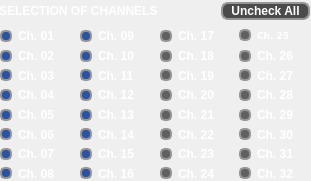
         <widget class="QFrame" name="channel_config_area">
          <property name="geometry">
           <rect>
            <x>10</x>
            <y>240</y>
            <width>311</width>
            <height>181</height>
           </rect>
          </property>
          <property name="styleSheet">
           <string notr="true">QLabel{color:#FFFFFF;font:7pt&quot;DejaVu Sans&quot;;font-weight:bold;}</string>
          </property>
          <widget class="QFrame" name="channel_08_area">
           <property name="geometry">
            <rect>
             <x>0</x>
             <y>29</y>
             <width>81</width>
             <height>151</height>
            </rect>
           </property>
           <property name="styleSheet">
            <string notr="true">QRadioButton{color:#FFFFFF;font:7pt&quot;DejaVu Sans&quot;;font-weight:bold;}QRadioButton::indicator::checked{border:2px solid #969696;border-radius:5px;background-color:#2C53A1;width:8px;height:8px;}QRadioButton::indicator::unchecked{border:2px solid #969696;border-radius:5px;background-color:#969696;width:8px;height:8px;}QRadioButton::indicator::!enabled{border:2px solid #969696;border-radius:5px;	background-color:#606060;width:8px;height:8px;color:#606060;}</string>
           </property>
           <property name="frameShape">
            <enum>QFrame::NoFrame</enum>
           </property>
           <property name="frameShadow">
            <enum>QFrame::Raised</enum>
           </property>
           <widget class="QWidget" name="gridLayoutWidget_11">
            <property name="geometry">
             <rect>
              <x>0</x>
              <y>0</y>
              <width>81</width>
              <height>151</height>
             </rect>
            </property>
            <layout class="QGridLayout" name="gridLayout_12">
             <item row="2" column="0">
              <widget class="QRadioButton" name="C03_button">
               <property name="text">
                <string notr="true">Ch. 03</string>
               </property>
               <property name="checkable">
                <bool>true</bool>
               </property>
               <property name="checked">
                <bool>true</bool>
               </property>
               <property name="autoExclusive">
                <bool>false</bool>
               </property>
              </widget>
             </item>
             <item row="3" column="0">
              <widget class="QRadioButton" name="C04_button">
               <property name="text">
                <string notr="true">Ch. 04</string>
               </property>
               <property name="checkable">
                <bool>true</bool>
               </property>
               <property name="checked">
                <bool>true</bool>
               </property>
               <property name="autoExclusive">
                <bool>false</bool>
               </property>
              </widget>
             </item>
             <item row="4" column="0">
              <widget class="QRadioButton" name="C05_button">
               <property name="text">
                <string notr="true">Ch. 05</string>
               </property>
               <property name="checkable">
                <bool>true</bool>
               </property>
               <property name="checked">
                <bool>true</bool>
               </property>
               <property name="autoExclusive">
                <bool>false</bool>
               </property>
              </widget>
             </item>
             <item row="5" column="0">
              <widget class="QRadioButton" name="C06_button">
               <property name="text">
                <string notr="true">Ch. 06</string>
               </property>
               <property name="checkable">
                <bool>true</bool>
               </property>
               <property name="checked">
                <bool>true</bool>
               </property>
               <property name="autoExclusive">
                <bool>false</bool>
               </property>
              </widget>
             </item>
             <item row="6" column="0">
              <widget class="QRadioButton" name="C07_button">
               <property name="text">
                <string notr="true">Ch. 07</string>
               </property>
               <property name="checkable">
                <bool>true</bool>
               </property>
               <property name="checked">
                <bool>true</bool>
               </property>
               <property name="autoExclusive">
                <bool>false</bool>
               </property>
              </widget>
             </item>
             <item row="0" column="0">
              <widget class="QRadioButton" name="C01_button">
               <property name="text">
                <string notr="true">Ch. 01</string>
               </property>
               <property name="checkable">
                <bool>true</bool>
               </property>
               <property name="checked">
                <bool>true</bool>
               </property>
               <property name="autoExclusive">
                <bool>false</bool>
               </property>
              </widget>
             </item>
             <item row="1" column="0">
              <widget class="QRadioButton" name="C02_button">
               <property name="text">
                <string notr="true">Ch. 02</string>
               </property>
               <property name="checkable">
                <bool>true</bool>
               </property>
               <property name="checked">
                <bool>true</bool>
               </property>
               <property name="autoExclusive">
                <bool>false</bool>
               </property>
              </widget>
             </item>
             <item row="7" column="0">
              <widget class="QRadioButton" name="C08_button">
               <property name="text">
                <string notr="true">Ch. 08</string>
               </property>
               <property name="checkable">
                <bool>true</bool>
               </property>
               <property name="checked">
                <bool>true</bool>
               </property>
               <property name="autoExclusive">
                <bool>false</bool>
               </property>
              </widget>
             </item>
            </layout>
           </widget>
          </widget>
          <widget class="QFrame" name="channel_16_area">
           <property name="geometry">
            <rect>
             <x>80</x>
             <y>29</y>
             <width>81</width>
             <height>151</height>
            </rect>
           </property>
           <property name="styleSheet">
            <string notr="true">QRadioButton{color:#FFFFFF;font:7pt&quot;DejaVu Sans&quot;;font-weight:bold;}QRadioButton::indicator::checked{border:2px solid #969696;border-radius:5px;background-color:#2C53A1;width:8px;height:8px;}QRadioButton::indicator::unchecked{border:2px solid #969696;border-radius:5px;background-color:#969696;width:8px;height:8px;}QRadioButton::indicator::!enabled{border:2px solid #969696;border-radius:5px;	background-color:#606060;width:8px;height:8px;color:#606060;}</string>
           </property>
           <property name="frameShape">
            <enum>QFrame::NoFrame</enum>
           </property>
           <property name="frameShadow">
            <enum>QFrame::Raised</enum>
           </property>
           <widget class="QWidget" name="gridLayoutWidget_10">
            <property name="geometry">
             <rect>
              <x>0</x>
              <y>0</y>
              <width>81</width>
              <height>151</height>
             </rect>
            </property>
            <layout class="QGridLayout" name="gridLayout_11">
             <item row="0" column="0">
              <widget class="QRadioButton" name="C09_button">
               <property name="text">
                <string notr="true">Ch. 09</string>
               </property>
               <property name="checkable">
                <bool>true</bool>
               </property>
               <property name="checked">
                <bool>true</bool>
               </property>
               <property name="autoExclusive">
                <bool>false</bool>
               </property>
              </widget>
             </item>
             <item row="2" column="0">
              <widget class="QRadioButton" name="C11_button">
               <property name="text">
                <string notr="true">Ch. 11</string>
               </property>
               <property name="checkable">
                <bool>true</bool>
               </property>
               <property name="checked">
                <bool>true</bool>
               </property>
               <property name="autoExclusive">
                <bool>false</bool>
               </property>
              </widget>
             </item>
             <item row="3" column="0">
              <widget class="QRadioButton" name="C12_button">
               <property name="text">
                <string notr="true">Ch. 12</string>
               </property>
               <property name="checkable">
                <bool>true</bool>
               </property>
               <property name="checked">
                <bool>true</bool>
               </property>
               <property name="autoExclusive">
                <bool>false</bool>
               </property>
              </widget>
             </item>
             <item row="1" column="0">
              <widget class="QRadioButton" name="C10_button">
               <property name="text">
                <string notr="true">Ch. 10</string>
               </property>
               <property name="checkable">
                <bool>true</bool>
               </property>
               <property name="checked">
                <bool>true</bool>
               </property>
               <property name="autoExclusive">
                <bool>false</bool>
               </property>
              </widget>
             </item>
             <item row="6" column="0">
              <widget class="QRadioButton" name="C15_button">
               <property name="text">
                <string notr="true">Ch. 15</string>
               </property>
               <property name="checkable">
                <bool>true</bool>
               </property>
               <property name="checked">
                <bool>true</bool>
               </property>
               <property name="autoExclusive">
                <bool>false</bool>
               </property>
              </widget>
             </item>
             <item row="4" column="0">
              <widget class="QRadioButton" name="C13_button">
               <property name="text">
                <string notr="true">Ch. 13</string>
               </property>
               <property name="checkable">
                <bool>true</bool>
               </property>
               <property name="checked">
                <bool>true</bool>
               </property>
               <property name="autoExclusive">
                <bool>false</bool>
               </property>
              </widget>
             </item>
             <item row="5" column="0">
              <widget class="QRadioButton" name="C14_button">
               <property name="text">
                <string notr="true">Ch. 14</string>
               </property>
               <property name="checkable">
                <bool>true</bool>
               </property>
               <property name="checked">
                <bool>true</bool>
               </property>
               <property name="autoExclusive">
                <bool>false</bool>
               </property>
              </widget>
             </item>
             <item row="7" column="0">
              <widget class="QRadioButton" name="C16_button">
               <property name="text">
                <string notr="true">Ch. 16</string>
               </property>
               <property name="checkable">
                <bool>true</bool>
               </property>
               <property name="checked">
                <bool>true</bool>
               </property>
               <property name="autoExclusive">
                <bool>false</bool>
               </property>
              </widget>
             </item>
            </layout>
           </widget>
          </widget>
          <widget class="QFrame" name="channel_32_area">
           <property name="enabled">
            <bool>false</bool>
           </property>
           <property name="geometry">
            <rect>
             <x>160</x>
             <y>29</y>
             <width>150</width>
             <height>151</height>
            </rect>
           </property>
           <property name="styleSheet">
            <string notr="true">QRadioButton{color:#FFFFFF;font:7pt&quot;DejaVu Sans&quot;;font-weight:bold;}QRadioButton::indicator::checked{border:2px solid #969696;border-radius:5px;background-color:#2C53A1;width:8px;height:8px;}QRadioButton::indicator::unchecked{border:2px solid #969696;border-radius:5px;background-color:#969696;width:8px;height:8px;}QRadioButton::indicator::!enabled{border:2px solid #969696;border-radius:5px;	background-color:#606060;width:8px;height:8px;color:#606060;}</string>
           </property>
           <property name="frameShape">
            <enum>QFrame::NoFrame</enum>
           </property>
           <property name="frameShadow">
            <enum>QFrame::Raised</enum>
           </property>
           <widget class="QWidget" name="gridLayoutWidget_5">
            <property name="geometry">
             <rect>
              <x>0</x>
              <y>0</y>
              <width>151</width>
              <height>151</height>
             </rect>
            </property>
            <layout class="QGridLayout" name="gridLayout_6">
             <item row="6" column="1">
              <widget class="QRadioButton" name="C31_button">
               <property name="baseSize">
                <size>
                 <width>0</width>
                 <height>0</height>
                </size>
               </property>
               <property name="text">
                <string notr="true">Ch. 31</string>
               </property>
               <property name="checkable">
                <bool>true</bool>
               </property>
               <property name="checked">
                <bool>true</bool>
               </property>
               <property name="autoExclusive">
                <bool>false</bool>
               </property>
              </widget>
             </item>
             <item row="7" column="0">
              <widget class="QRadioButton" name="C24_button">
               <property name="text">
                <string notr="true">Ch. 24</string>
               </property>
               <property name="checkable">
                <bool>true</bool>
               </property>
               <property name="checked">
                <bool>true</bool>
               </property>
               <property name="autoExclusive">
                <bool>false</bool>
               </property>
              </widget>
             </item>
             <item row="0" column="1">
              <widget class="QRadioButton" name="C25_button">
               <property name="font">
                <font>
                 <family>DejaVu Sans</family>
                 <pointsize>7</pointsize>
                 <weight>75</weight>
                 <italic>false</italic>
                 <bold>true</bold>
                </font>
               </property>
               <property name="text">
                <string notr="true">Ch. 25</string>
               </property>
               <property name="checkable">
                <bool>true</bool>
               </property>
               <property name="checked">
                <bool>true</bool>
               </property>
               <property name="autoExclusive">
                <bool>false</bool>
               </property>
              </widget>
             </item>
             <item row="3" column="0">
              <widget class="QRadioButton" name="C20_button">
               <property name="text">
                <string notr="true">Ch. 20</string>
               </property>
               <property name="checkable">
                <bool>true</bool>
               </property>
               <property name="checked">
                <bool>true</bool>
               </property>
               <property name="autoExclusive">
                <bool>false</bool>
               </property>
              </widget>
             </item>
             <item row="2" column="1">
              <widget class="QRadioButton" name="C27_button">
               <property name="text">
                <string notr="true">Ch. 27</string>
               </property>
               <property name="checkable">
                <bool>true</bool>
               </property>
               <property name="checked">
                <bool>true</bool>
               </property>
               <property name="autoExclusive">
                <bool>false</bool>
               </property>
              </widget>
             </item>
             <item row="4" column="0">
              <widget class="QRadioButton" name="C21_button">
               <property name="text">
                <string notr="true">Ch. 21</string>
               </property>
               <property name="checkable">
                <bool>true</bool>
               </property>
               <property name="checked">
                <bool>true</bool>
               </property>
               <property name="autoExclusive">
                <bool>false</bool>
               </property>
              </widget>
             </item>
             <item row="3" column="1">
              <widget class="QRadioButton" name="C28_button">
               <property name="text">
                <string notr="true">Ch. 28</string>
               </property>
               <property name="checkable">
                <bool>true</bool>
               </property>
               <property name="checked">
                <bool>true</bool>
               </property>
               <property name="autoExclusive">
                <bool>false</bool>
               </property>
              </widget>
             </item>
             <item row="4" column="1">
              <widget class="QRadioButton" name="C29_button">
               <property name="text">
                <string notr="true">Ch. 29</string>
               </property>
               <property name="checkable">
                <bool>true</bool>
               </property>
               <property name="checked">
                <bool>true</bool>
               </property>
               <property name="autoExclusive">
                <bool>false</bool>
               </property>
              </widget>
             </item>
             <item row="1" column="1">
              <widget class="QRadioButton" name="C26_button">
               <property name="cursor">
                <cursorShape>UpArrowCursor</cursorShape>
               </property>
               <property name="text">
                <string notr="true">Ch. 26</string>
               </property>
               <property name="checkable">
                <bool>true</bool>
               </property>
               <property name="checked">
                <bool>true</bool>
               </property>
               <property name="autoExclusive">
                <bool>false</bool>
               </property>
              </widget>
             </item>
             <item row="6" column="0">
              <widget class="QRadioButton" name="C23_button">
               <property name="text">
                <string notr="true">Ch. 23</string>
               </property>
               <property name="checkable">
                <bool>true</bool>
               </property>
               <property name="checked">
                <bool>true</bool>
               </property>
               <property name="autoExclusive">
                <bool>false</bool>
               </property>
              </widget>
             </item>
             <item row="2" column="0">
              <widget class="QRadioButton" name="C19_button">
               <property name="text">
                <string notr="true">Ch. 19</string>
               </property>
               <property name="checkable">
                <bool>true</bool>
               </property>
               <property name="checked">
                <bool>true</bool>
               </property>
               <property name="autoExclusive">
                <bool>false</bool>
               </property>
              </widget>
             </item>
             <item row="5" column="0">
              <widget class="QRadioButton" name="C22_button">
               <property name="text">
                <string notr="true">Ch. 22</string>
               </property>
               <property name="checkable">
                <bool>true</bool>
               </property>
               <property name="checked">
                <bool>true</bool>
               </property>
               <property name="autoExclusive">
                <bool>false</bool>
               </property>
              </widget>
             </item>
             <item row="7" column="1">
              <widget class="QRadioButton" name="C32_button">
               <property name="text">
                <string notr="true">Ch. 32</string>
               </property>
               <property name="checkable">
                <bool>true</bool>
               </property>
               <property name="checked">
                <bool>true</bool>
               </property>
               <property name="autoExclusive">
                <bool>false</bool>
               </property>
              </widget>
             </item>
             <item row="0" column="0">
              <widget class="QRadioButton" name="C17_button">
               <property name="text">
                <string notr="true">Ch. 17</string>
               </property>
               <property name="checkable">
                <bool>true</bool>
               </property>
               <property name="checked">
                <bool>true</bool>
               </property>
               <property name="autoExclusive">
                <bool>false</bool>
               </property>
              </widget>
             </item>
             <item row="5" column="1">
              <widget class="QRadioButton" name="C30_button">
               <property name="text">
                <string notr="true">Ch. 30</string>
               </property>
               <property name="checkable">
                <bool>true</bool>
               </property>
               <property name="checked">
                <bool>true</bool>
               </property>
               <property name="autoExclusive">
                <bool>false</bool>
               </property>
              </widget>
             </item>
             <item row="1" column="0">
              <widget class="QRadioButton" name="C18_button">
               <property name="text">
                <string notr="true">Ch. 18</string>
               </property>
               <property name="checkable">
                <bool>true</bool>
               </property>
               <property name="checked">
                <bool>true</bool>
               </property>
               <property name="autoExclusive">
                <bool>false</bool>
               </property>
              </widget>
             </item>
            </layout>
           </widget>
          </widget>
          <widget class="QWidget" name="gridLayoutWidget_8">
           <property name="geometry">
            <rect>
             <x>-1</x>
             <y>0</y>
             <width>311</width>
             <height>22</height>
            </rect>
           </property>
           <layout class="QGridLayout" name="gridLayout_9">
            <item row="0" column="0">
             <widget class="QLabel" name="label_30">
              <property name="text">
               <string notr="true">SELECTION OF CHANNELS</string>
              </property>
              <property name="alignment">
               <set>Qt::AlignLeading|Qt::AlignLeft|Qt::AlignVCenter</set>
              </property>
             </widget>
            </item>
            <item row="0" column="2">
             <widget class="QPushButton" name="check_all_button">
              <property name="styleSheet">
               <string notr="true">QPushButton{border:2px solid #969696;border-radius:7px;background-color:#4B4B4B;color:#FFFFFF;font:6pt&quot;helvetica&quot;;font-weight:bold;padding-left: 8px; padding-right: 8px;}QPushButton:pressed{border:2px solid #A21F27;border-radius:8px;background-color:#A21F27;color:#FFFFFF;}</string>
              </property>
              <property name="text">
               <string notr="true">Uncheck All</string>
              </property>
             </widget>
            </item>
            <item row="0" column="1">
             <spacer name="horizontalSpacer">
              <property name="orientation">
               <enum>Qt::Horizontal</enum>
              </property>
              <property name="sizeHint" stdset="0">
               <size>
                <width>40</width>
                <height>20</height>
               </size>
              </property>
             </spacer>
            </item>
           </layout>
          </widget>
          <zorder>channel_08_area</zorder>
          <zorder>gridLayoutWidget_8</zorder>
          <zorder>channel_16_area</zorder>
          <zorder>channel_32_area</zorder>
         </widget>
